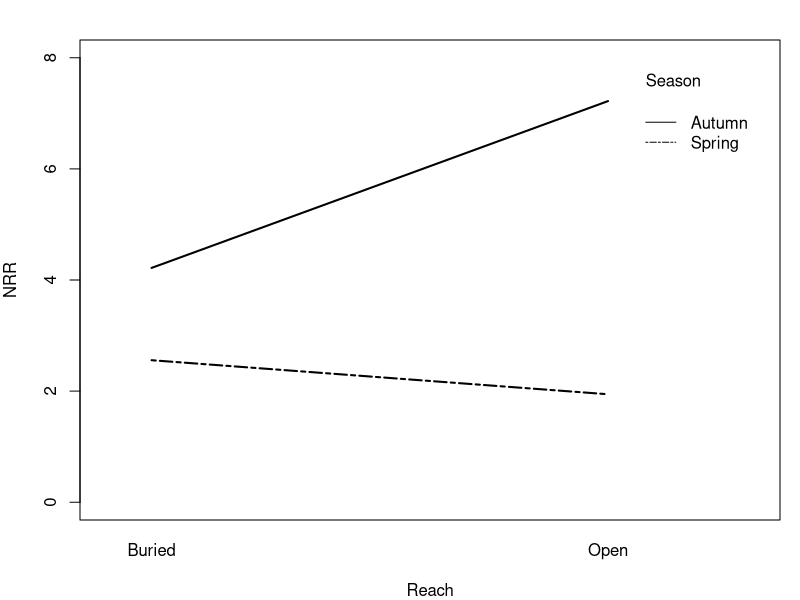
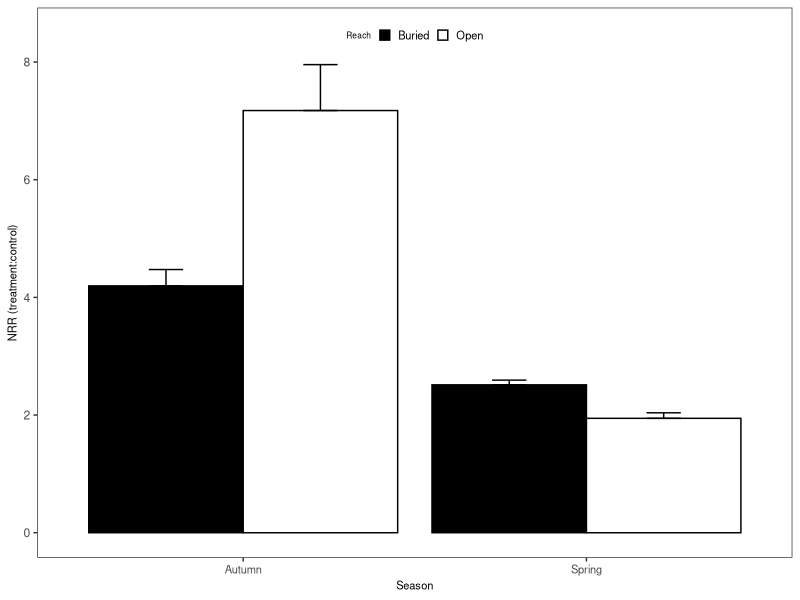
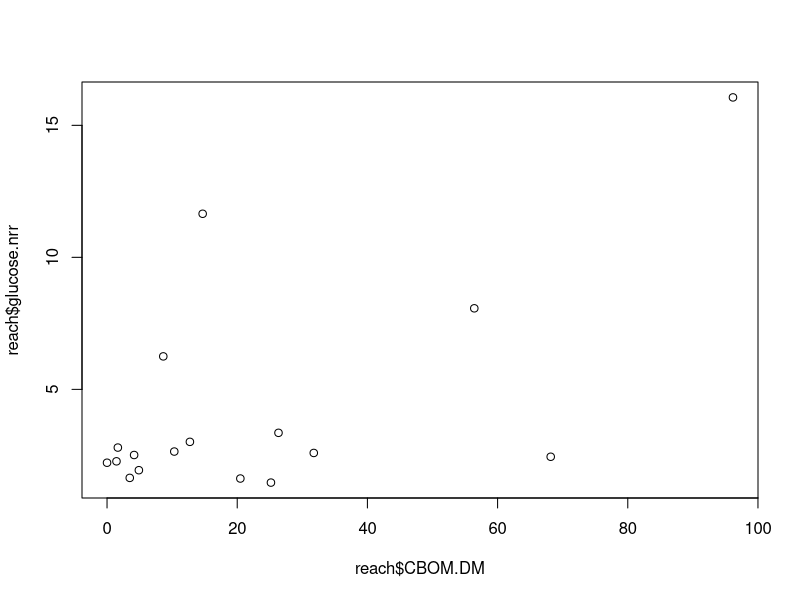
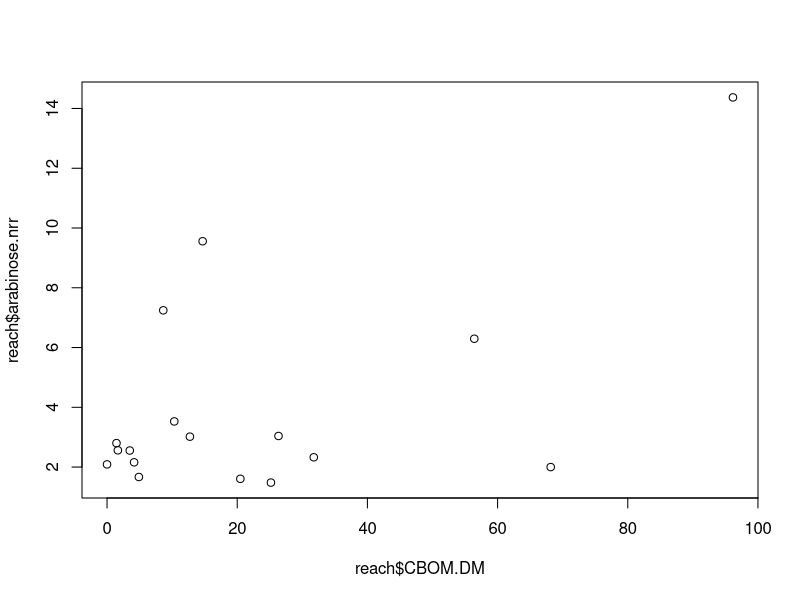
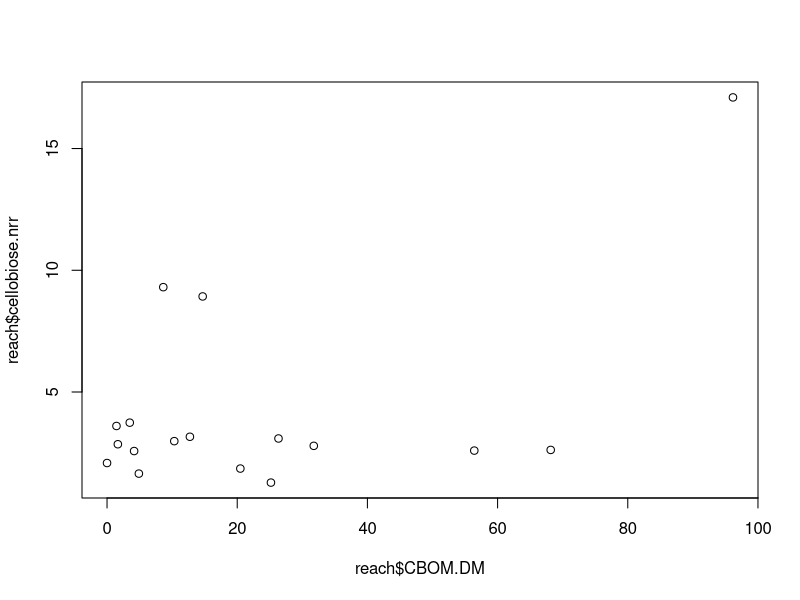
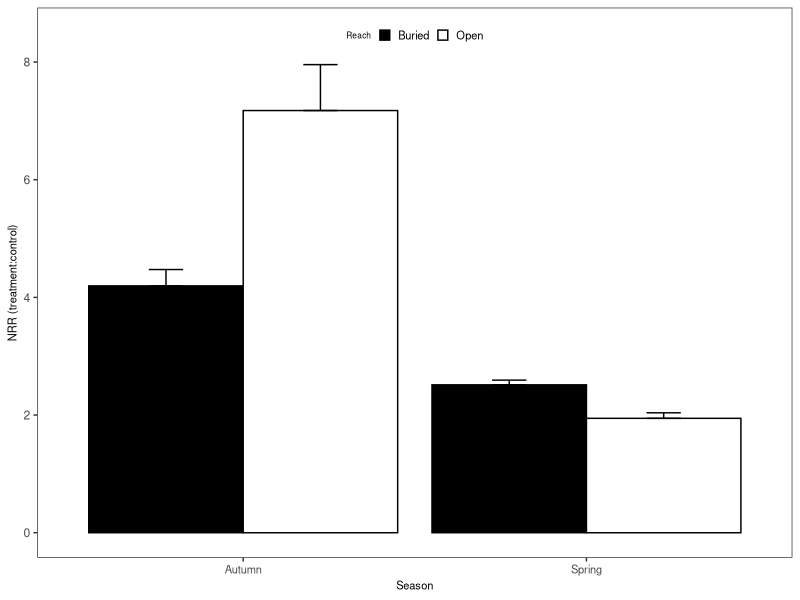

Source code (R) for these figures, in order: (Note: this script raises an error after producing the figures.)
#9-May-16
#This R script compiles all our final analyses from cincy.reach.R
#and cincy.nds.R.  Those two files contain the variance optimization 
#and model selection code.

############################################################################################
#load and set up data

#packages
install.packages("nlme")
install.packages("nortest")
install.packages("dplyr")
install.packages("multcomp")
install.packages("MASS")
install.packages("ggplot2")
library(nlme)
library(nortest)
library(dplyr)
library(multcomp)
library(MASS)
library(ggplot2)

#load and evaluate NDS data
nds<-read.table(file="cincy.nds.csv", header=T, sep=',')
str(nds)
unique(nds$stream)
unique(nds$season)
unique(nds$reach)
unique(nds$carbon)

nds$carbon <- factor(nds$carbon, levels = c("Control", "Arabinose", "Cellobiose", "Glucose"))

#load and evaluate REACH data
reach<-read.table(file="cincy.reach.csv", header=T, sep=',')
unique(reach$stream)
unique(reach$season)
unique(reach$reach)
str(reach)

reach$season <- factor(reach$season, levels = c("Summer", "Autumn", "Spring"))

############################################################################################
#Carbon limitation analysis with NDS data
fall<-subset(nds, season=="Autumn")
spring<-subset(nds, season=="Spring")
fall.spring<-rbind(fall,spring)
fall.spring<-droplevels(fall.spring)#removes summer as a level bc it has no values

vf1 = varIdent(form = ~1|season*reach) 
vf2 = varExp(form = ~ fitted (.)|season)
vf3 = varIdent(form = ~1|stream)

M.nds<-lme(nrr~season*reach, random=~1|stream, 
           weights=varComb(vf1,vf2,vf3), data=fall.spring, 
           na.action=na.omit)
anova(M.nds)
summary(M.nds)

#interaction plot
op<-par(mfrow=c(1,1), mar=c(4,4,2,1))
x<-fall.spring[complete.cases(fall.spring),]#strips NA rows from data for plotting
x<-droplevels(x)#removes levels with no values, such as summer
with(x, 
    interaction.plot(reach,season,nrr, 
    ylim=c(0,8),lty=c(1,12),lwd=2,ylab="NRR", 
    xlab="Reach", trace.label="Season"))
par(op)
#fall has stronger NRR than spring, 
#but in spring, buried have greater response to added carbon
#whereas in fall, daylight reaches have greater response to added carbon

x <- group_by(fall.spring, season, reach) %>%  # Grouping function causes subsequent functions to aggregate by season and reach
    summarize(nrr.mean = mean(nrr, na.rm = TRUE), # na.rm = TRUE to remove missing values
         nrr.sd=sd(nrr, na.rm = TRUE),  # na.rm = TRUE to remove missing values
         n = sum(!is.na(nrr)), # of observations, excluding NAs. 
         nrr.se=nrr.sd/sqrt(n))

ggplot(data=x, 
       aes(x=season, y=nrr.mean, fill=reach)) + 
       geom_bar(stat="identity", position=position_dodge(), color = "black") + 
       geom_errorbar(aes(ymin=nrr.mean, ymax=nrr.mean+nrr.se), width=0.2, 
                  position=position_dodge(0.9)) + 
       scale_fill_manual(values=c("black","white")) +
       xlab("Season") +
       ylab("NRR (treatment:control)") +
       ylim(0,8.5) +
       labs(fill="Reach") +
       theme_bw() +
       theme(panel.grid.major=element_blank(),
             panel.grid.minor=element_blank(),
             legend.title=element_text(size=6),
             legend.key=element_blank(),
             legend.position=c(0.5,0.95),
             legend.text=element_text(size=8),
             legend.background=element_blank(),
             legend.direction="horizontal",
             legend.key.size=unit(0.3, "cm"),
             axis.title.y=element_text(size=8),
             axis.title.x=element_text(size=8),
             axis.text.x=element_text(size=8))

ggsave('output/figures/nrrByReachSeason.tiff',
       units="in",
       width=3.25,
       height=3.25,
       dpi=1200,
       compression="lzw")

############################################################################################
#Reach scale data analysis


############multivariate approach to incorporate glucose, arabinose, and cellobiose responses
############into a single model
install.packages("vegan")
library(vegan)

#http://cc.oulu.fi/~jarioksa/softhelp/vegan/html/adonis.html
y <- cbind(reach$glucose.nrr,reach$arabinose.nrr,reach$cellobiose.nrr)
L.y <- cbind(log(reach$glucose.nrr+1),log(reach$arabinose.nrr+1),log(reach$cellobiose.nrr+1))
adonis(y~CBOM.DM+FBOM.DM, data=reach, na.action=na.omit, perm=1e5)
  #runs a simulation that returns CBOM as significant (p=0.039) and FBOM as marginal (p=0.053)
M1<-adonis(y~CBOM.DM+FBOM.DM, data=reach, na.action=na.omit, perm=1e5)
coefficients(M1)#glucose is term 1, arabinose is term 2, cellobiose is term 3
summary(M1)

#interpretation:  the more CBOM and FBOM, the greater the response to added carbon in NDS

plot(reach$glucose.nrr~reach$CBOM.DM)
plot(reach$arabinose.nrr~reach$CBOM.DM)
plot(reach$cellobiose.nrr~reach$CBOM.DM)

#these look terrible...maybe it's better not to graph these?

############N acquisition enzymes
vf1<-varIdent(form = ~1|stream)

M.nace<-gls(NACE.DM~season, weights=vf1, 
         data=reach, na.action=na.omit, method="REML")
anova(M.nace)
summary(M.nace)

model.matrix.gls <- function(M.nace, ...){
  model.matrix(terms(M.nace), data = getData(M.nace), ...)  
}
model.frame.gls <- function(M.nace, ...){
  model.frame(formula(M.nace), data = getData(M.nace), ...)  
}
terms.gls <- function(M.nace, ...){
  terms(model.frame(M.nace),...)  
}

multCompTukey <- glht(M.nace, linfct = mcp(season = "Tukey")) 
summary(multCompTukey)

#interpretation:  more N acquisition effort in fall compared to spring

x <- group_by(reach, season) %>%  
  summarize(NACE.mean = mean(NACE.DM, na.rm = TRUE), 
            NACE.sd=sd(NACE.DM, na.rm = TRUE),  
            n = sum(!is.na(NACE.DM)),  
            NACE.se=NACE.sd/sqrt(n))

ggplot(data=x,aes(x=season, y=NACE.mean)) + 
    geom_bar(stat="identity", position=position_dodge(), color = "black") + 
    geom_errorbar(aes(ymin=NACE.mean, ymax=NACE.mean+NACE.se), width=0.2, 
         position=position_dodge(0.9)) + 
    scale_fill_manual(values=c("black")) +
    xlab("Season") +
    ylab("NACE (nmol g-1 DM h-1)") +
    theme_bw() +
    theme(panel.grid.major=element_blank(),
         panel.grid.minor=element_blank(),
         axis.title.y=element_text(size=8),
         axis.title.x=element_text(size=8),
         axis.text.x=element_text(size=8))

ggsave('output/figures/naceBySeason.tiff',
       units="in",
       width=3.25,
       height=3.25,
       dpi=1200,
       compression="lzw")

#check units with Brian


############DOPAH2, correlates to lignin degradation so a metric of recalcitrant carbon use
vf3<-varIdent(form=~1|season)

M.dopah2<-gls(DOPAH2.DM~reach, 
              weights=vf3, data=reach, na.action=na.omit)
anova(M.dopah2)
summary(M.dopah2)

#interpretation:  more lignin degradation effort in buried compared to daylight regardless of season

x <- group_by(reach, reach) %>%  
  summarize(DOPAH2.mean = mean(DOPAH2.DM, na.rm = TRUE), 
            DOPAH2.sd=sd(DOPAH2.DM, na.rm = TRUE),  
            n = sum(!is.na(DOPAH2.DM)),  
            DOPAH2.se=DOPAH2.sd/sqrt(n))

ggplot(data=x,aes(x=reach, y=DOPAH2.mean)) + 
  geom_bar(stat="identity", position=position_dodge(), color = "black") + 
  geom_errorbar(aes(ymin=DOPAH2.mean, ymax=DOPAH2.mean+DOPAH2.se), width=0.2, 
                position=position_dodge(0.9)) + 
  scale_fill_manual(values=c("black")) +
  xlab("Reach") +
  ylab("DOPAH2 (nmol g-1 DM h-1)") +
  theme_bw() +
  theme(panel.grid.major=element_blank(),
        panel.grid.minor=element_blank(),
        axis.title.y=element_text(size=8),
        axis.title.x=element_text(size=8),
        axis.text.x=element_text(size=8))

ggsave('output/figures/dopah2ByReach.tiff',
       units="in",
       width=3.25,
       height=3.25,
       dpi=1200,
       compression="lzw")

#check units with Brian and write "DOPAH2" properly...wth is this stuff?

############POX, Brian Hill's alternate DOPA metric?
reach$L.POX<-log(reach$POX+1)

M.pox<-gls(L.POX~reach, data=reach, na.action=na.omit)
anova(M.pox)
summary(M.pox)

#interpretation:  more recalcitrant C degradation effort in buried compared to daylight 
    #regardless of season

x <- group_by(reach, reach) %>%  
  summarize(POX.mean = mean(POX, na.rm = TRUE), 
            POX.sd=sd(POX, na.rm = TRUE),  
            n = sum(!is.na(POX)),  
            POX.se=POX.sd/sqrt(n))

ggplot(data=x,aes(x=reach, y=POX.mean)) + 
  geom_bar(stat="identity", position=position_dodge(), color = "black") + 
  geom_errorbar(aes(ymin=POX.mean, ymax=POX.mean+POX.se), width=0.2, 
                position=position_dodge(0.9)) + 
  scale_fill_manual(values=c("black")) +
  xlab("Reach") +
  ylab("POX (nmol g-1 DM h-1)") +
  theme_bw() +
  theme(panel.grid.major=element_blank(),
        panel.grid.minor=element_blank(),
        axis.title.y=element_text(size=8),
        axis.title.x=element_text(size=8),
        axis.text.x=element_text(size=8))

ggsave('output/figures/poxByReach.tiff',
       units="in",
       width=3.25,
       height=3.25,
       dpi=1200,
       compression="lzw")

############LCI, index of carbon lability calculcated as recalcitrant/(labile+recalcitrant)
    #so a smaller number means there is more labile carbon and a bigger number means more
    #recalcitrant carbon

M.lci<-gls(LCI~season+reach+stream, data=reach, na.action=na.omit)
anova(M.lci)
summary(M.lci)

model.matrix.gls <- function(M.lci, ...){
  model.matrix(terms(M.lci), data = getData(M.lci), ...)  
}
model.frame.gls <- function(M.lci, ...){
  model.frame(formula(M.lci), data = getData(M.lci), ...)  
}
terms.gls <- function(M.lci, ...){
  terms(model.frame(M.lci),...)  
}

multCompTukey <- glht(M.lci, linfct = mcp(season = "Tukey")) 
summary(multCompTukey)

#spring and fall don't differ, but summer has more recalcitrant carbon than the fall
#daylight has more labile carbon than buried

x <- group_by(reach, season, reach) %>%  
  summarize(LCI.mean = mean(LCI, na.rm = TRUE), 
            LCI.sd=sd(LCI, na.rm = TRUE),  
            n = sum(!is.na(LCI)),  
            LCI.se=LCI.sd/sqrt(n))

ggplot(data=x, aes(x=season, y=LCI.mean, fill=reach)) + 
  geom_bar(stat="identity", position=position_dodge(), colour="black") + 
  geom_errorbar(aes(ymin=LCI.mean, ymax=LCI.mean+LCI.se), width=0.2, position=position_dodge(0.9)) + 
  scale_fill_manual(values=c("black","white")) +  # consider adopting pure black and white, or a greyscale.  "snow" will likely trigger additiona publication charges
  xlab("Season")+
  ylab("LCI (recalcitrant/(labile+recalcitrant))") +
  ylim(0, 1.05) + # add a bit of room at top for legend
  labs(fill="Reach")+
  theme_bw() +
  theme(panel.grid.major = element_blank(),  # Eliminate major gridlines
        panel.grid.minor = element_blank(),  # Eliminate minor gridlines
        legend.title = element_text(size = 6),  # Eliminate legend title
        legend.key = element_blank(),  # Eliminate boxes around legend elements
        legend.position = c(0.5, 0.95),  # Specify legend position
        legend.text=element_text(size=8),  # Specify legend text size.  also see legend.title
        legend.background = element_blank(),  # Eliminate white fill in legend.
        legend.direction = "horizontal", # horizontal legend, default is vertical
        legend.key.size = unit(0.3, "cm"), # size of boxes in legend
        axis.title.y = element_text(size = 8), # y axis label text size
        axis.text.y = element_text(size = 8), # y axis tick label text size
        axis.title.x = element_text(size = 8), # x axis label text size
        axis.text.x = element_text(size = 8)) # x axis tick label text size
  
ggsave('output/figures/lciByReachSeason.tiff',  # export as .tif
units="in",  # specify units for dimensions
width=3.25,   # 1 column
height=3.25, # Whatever works
dpi=1200,   # ES&T. 300-600 at PLOS One,
compression = "lzw")

############HIX, humification index from Pennino

new.reach<-reach[reach$HIX>0.71,]#subset data to remove outlier

vf1<-varIdent(form = ~1|stream)

M.hix<-gls(HIX~season+reach+stream, 
         weights=vf1, data=new.reach,na.action=na.omit) 
anova(M.hix)
summary(M.hix)

model.matrix.gls <- function(M.hix, ...){
  model.matrix(terms(M.hix), data = getData(M.hix), ...)  
}
model.frame.gls <- function(M.hix, ...){
  model.frame(formula(M.hix), data = getData(M.hix), ...)  
}
terms.gls <- function(M.hix, ...){
  terms(model.frame(M.hix),...)  
}

multCompTukey <- glht(M.hix, linfct = mcp(season = "Tukey")) 
summary(multCompTukey)

#Fall has higher humification index than spring or summer
#Daylight has higher humification index than buried, possibly due to terrestrial inputs to
  #open reaches

x <- group_by(new.reach, season, reach) %>%  # Grouping function causes subsequent functions to aggregate by season and reach
  summarize(HIX.mean = mean(HIX, na.rm = TRUE), # na.rm = TRUE to remove missing values
            HIX.sd=sd(HIX, na.rm = TRUE),  # na.rm = TRUE to remove missing values
            n = sum(!is.na(HIX)), # of observations, excluding NAs. 
            HIX.se=HIX.sd/sqrt(n))

ggplot(data=x, aes(x=season, y=HIX.mean, fill=reach)) + 
  geom_bar(stat="identity", position=position_dodge(), colour="black") + 
  geom_errorbar(aes(ymin=HIX.mean, ymax=HIX.mean+HIX.se), width=0.2, position=position_dodge(0.9)) + 
  scale_fill_manual(values=c("black","white")) +  
  xlab("Season")+
  ylab("HIX") +
  ylim(0, 1.05) + 
  labs(fill="Reach")+
  theme_bw() +
  theme(panel.grid.major = element_blank(),  
        panel.grid.minor = element_blank(),  
        legend.title = element_text(size = 6),  
        legend.key = element_blank(),  
        legend.position = c(0.5, 0.95),  
        legend.text=element_text(size=8),  
        legend.background = element_blank(),  
        legend.direction = "horizontal", 
        legend.key.size = unit(0.3, "cm"), 
        axis.title.y = element_text(size = 8), 
        axis.text.y = element_text(size = 8), 
        axis.title.x = element_text(size = 8), 
        axis.text.x = element_text(size = 8)) 

ggsave('output/figures/hixByReachSeason.tiff',  
       units="in",  
       width=3.25,   
       height=3.25, 
       dpi=1200,   
       compression = "lzw")

############BIX, biological freshness index from Pennino

M.bix<-gls(BIX~season, 
              data=reach,na.action=na.omit)  
anova(M.bix)
summary(M.bix)

model.matrix.gls <- function(M.bix, ...){
  model.matrix(terms(M.bix), data = getData(M.bix), ...)  
}
model.frame.gls <- function(M.bix, ...){
  model.frame(formula(M.bix), data = getData(M.bix), ...)  
}
terms.gls <- function(M.bix, ...){
  terms(model.frame(M.bix),...)  
}

multCompTukey <- glht(M.bix, linfct = mcp(season = "Tukey")) 
summary(multCompTukey)

#spring and summer have higher freshness than fall, but they don't differ from each other

x <- group_by(reach, season) %>%  # Grouping function causes subsequent functions to aggregate by season and reach
  summarize(BIX.mean = mean(BIX, na.rm = TRUE), # na.rm = TRUE to remove missing values
            BIX.sd=sd(BIX, na.rm = TRUE),  # na.rm = TRUE to remove missing values
            n = sum(!is.na(BIX)), # of observations, excluding NAs. 
            BIX.se=BIX.sd/sqrt(n))

ggplot(data=x,aes(x=season, y=BIX.mean)) + 
  geom_bar(stat="identity", position=position_dodge(), color = "black") + 
  geom_errorbar(aes(ymin=BIX.mean, ymax=BIX.mean+BIX.se), width=0.2, 
                position=position_dodge(0.9)) + 
  scale_fill_manual(values=c("black")) +
  xlab("Season") +
  ylab("BIX") +
  theme_bw() +
  theme(panel.grid.major=element_blank(),
        panel.grid.minor=element_blank(),
        axis.title.y=element_text(size=8),
        axis.title.x=element_text(size=8),
        axis.text.x=element_text(size=8))

ggsave('output/figures/bixBySeason.tiff',
       units="in",
       width=3.25,
       height=3.25,
       dpi=1200,
       compression="lzw")

############FI is fluorescence index from Pennino. bigger=microbial, lower=terrestrial

vf2<-varIdent(form=~1|reach)

M.fi<-gls(FI~season, weights=vf2, 
          data=reach, na.action=na.omit)

anova(M.fi)
summary(M.fi)

model.matrix.gls <- function(M.fi, ...){
  model.matrix(terms(M.fi), data = getData(M.fi), ...)  
}
model.frame.gls <- function(M.fi, ...){
  model.frame(formula(M.fi), data = getData(M.fi), ...)  
}
terms.gls <- function(M.fi, ...){
  terms(model.frame(M.fi),...)  
}

multCompTukey <- glht(M.fi, linfct = mcp(season = "Tukey")) 
summary(multCompTukey)

#fall has a larger terrestrial signature than spring or summer.  spring and summer not different
  #from each other

x <- group_by(reach, season) %>%  # Grouping function causes subsequent functions to aggregate by season and reach
  summarize(FI.mean = mean(FI, na.rm = TRUE), # na.rm = TRUE to remove missing values
            FI.sd=sd(FI, na.rm = TRUE),  # na.rm = TRUE to remove missing values
            n = sum(!is.na(FI)), # of observations, excluding NAs. 
            FI.se=FI.sd/sqrt(n))

ggplot(data=x,aes(x=season, y=FI.mean)) + 
  geom_bar(stat="identity", position=position_dodge(), color = "black") + 
  geom_errorbar(aes(ymin=FI.mean, ymax=FI.mean+FI.se), width=0.2, 
                position=position_dodge(0.9)) + 
  scale_fill_manual(values=c("black")) +
  xlab("Season") +
  ylab("FI") +
  theme_bw() +
  theme(panel.grid.major=element_blank(),
        panel.grid.minor=element_blank(),
        axis.title.y=element_text(size=8),
        axis.title.x=element_text(size=8),
        axis.text.x=element_text(size=8))

ggsave('output/figures/fiBySeason.tiff',
       units="in",
       width=3.25,
       height=3.25,
       dpi=1200,
       compression="lzw")

############P2H is protein to humic ratio from Pennino. bigger numbers are more protein like OM 
  #compared to humic-like OM

vf6<-varPower(form = ~ fitted(.))

M.p2h<-gls(P2H~season+reach+stream, 
        weights=vf6, data=new.reach,na.action=na.omit)

anova(M.p2h)
summary(M.p2h)

model.matrix.gls <- function(M.p2h, ...){
  model.matrix(terms(M.p2h), data = getData(M.p2h), ...)  
}
model.frame.gls <- function(M.p2h, ...){
  model.frame(formula(M.p2h), data = getData(M.p2h), ...)  
}
terms.gls <- function(M.p2h, ...){
  terms(model.frame(M.p2h),...)  
}

multCompTukey <- glht(M.p2h, linfct = mcp(season = "Tukey")) 
summary(multCompTukey)

#spring and summer have higher P2H than fall, daylight has lower P2H than buried with small
  #effect size, possibly due to greater biological activity using the better OM?

x <- group_by(reach, season, reach) %>%  # Grouping function causes subsequent functions to aggregate by season and reach
  summarize(P2H.mean = mean(P2H, na.rm = TRUE), # na.rm = TRUE to remove missing values
            P2H.sd=sd(P2H, na.rm = TRUE),  # na.rm = TRUE to remove missing values
            n = sum(!is.na(P2H)), # of observations, excluding NAs. 
            P2H.se=P2H.sd/sqrt(n))

ggplot(data=x, aes(x=season, y=P2H.mean, fill=reach)) + 
  geom_bar(stat="identity", position=position_dodge(), color="black") + 
  geom_errorbar(aes(ymin=P2H.mean, ymax=P2H.mean+P2H.se), width=0.2, position=position_dodge(0.9)) + 
  scale_fill_manual(values=c("black","white")) +  
  xlab("Season")+
  ylab("Protein/Humic ratio") +
  ylim(0, 1.5) + 
  labs(fill="Reach")+
  theme_bw() +
  theme(panel.grid.major = element_blank(),  
        panel.grid.minor = element_blank(),  
        legend.title = element_text(size = 6),  
        legend.key = element_blank(),  
        legend.position = c(0.5, 0.95),  
        legend.text=element_text(size=8),  
        legend.background = element_blank(),  
        legend.direction = "horizontal", 
        legend.key.size = unit(0.3, "cm"), 
        axis.title.y = element_text(size = 8), 
        axis.text.y = element_text(size = 8), 
        axis.title.x = element_text(size = 8), 
        axis.text.x = element_text(size = 8)) 

ggsave('output/figures/p2hByReachSeason.tiff',  
       units="in",  
       width=3.25,   
       height=3.25, 
       dpi=1200,   
       compression = "lzw")
